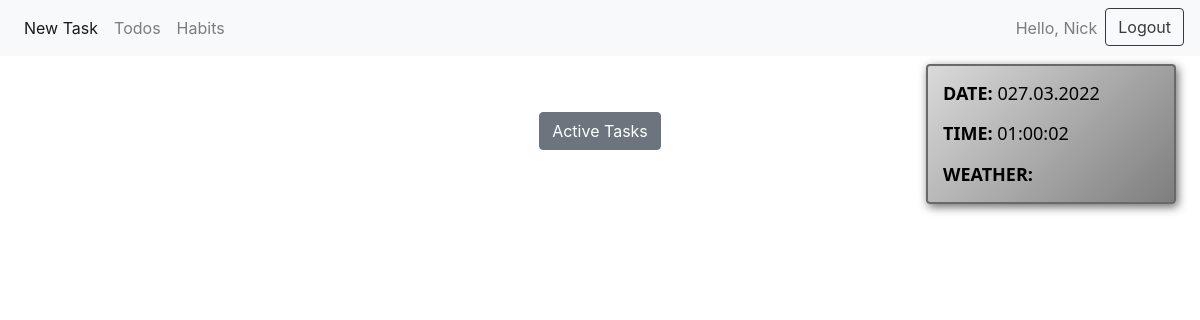
The page /todo/done/ (signed in) on the database as committed earlier.
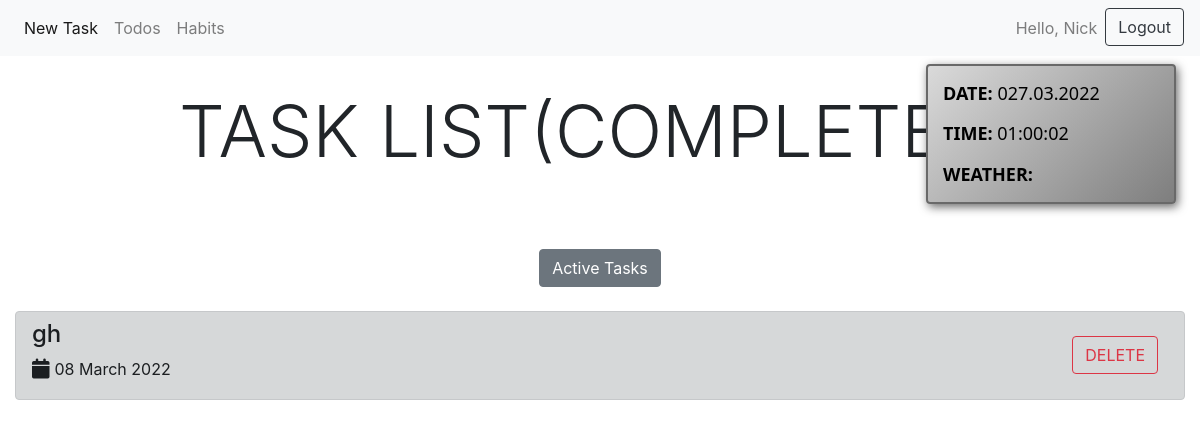
The same page on the database as committed later.
### src/apps/todo/models.py (models this page shows, shortened)
class Task(models.Model):
    title = models.CharField('Task title', max_length=250)
    description = models.TextField('Note for task', blank=True)
    deadline = models.DateTimeField('When it mast be achieved', blank=True, null=True)
    created_date = models.DateTimeField('Date of creating task', auto_now_add=True)
    finish_date = models.DateTimeField('Finish date', null=True, blank=True)
    deadline_is_matched = models.BooleanField(default=False)
    is_important = models.BooleanField(default=False)
    user = models.ForeignKey(User, on_delete=models.CASCADE)
    class Meta:
        verbose_name = 'Task'
        verbose_name_plural = 'Tasks'
        ordering = ('title',)

### src/apps/todo/views.py (the view)
# urls.py: path('done/', views.completed_todos, name='completed_todos'),
def completed_todos(request):
    template = 'todo/tasks.html'
    if request.user.is_anonymous:
        return redirect('loginUser')
    else:
        try:
            completed = Task.objects.filter(user=request.user).order_by('-created_date')
        except TypeError:
            completed = []
        filtered_by_finish_date = []
        if len(completed) != 0:
            for todo in completed:
                if todo.finish_date is not None:
                    filtered_by_finish_date.append(todo)
    return render(request, template, {'completed': filtered_by_finish_date, 'list': 0})

### src/apps/todo/templates/todo/tasks.html (shortened to what this page needs)
{% extends 'todo/base.html' %}
{% load static %}
{% block content %}
<link rel="stylesheet" href="{% static 'todo/tasks.css' %}">
    <div class="container tasks-container">
        {% if todos|length > 0 %}
        <h1 class="display-3 todos-title">Task list</h1>
        {% elif completed|length > 0 %}
        <h1 class="display-3 todos-title">Task list(completed)</h1>
        {% endif %}
        <div class="row todos-wrapper">
            {% if list == 1 %}
                <a class="completed-link" href="{% url 'completed_todos' %}"><button type="button" class="btn btn-secondary">Completed Tasks</button></a>
            {%  else %}
                <a class="completed-link" href="{% url 'all_todos' %}"><button type="button" class="btn btn-secondary">Active Tasks</button></a>
            {% endif %}
            {% for todo in completed %}
            <div class="alert alert-dark todo-block todo-completed-block" role="alert">
                <div class="todo__info">
                    <strong>
                        <h2 class="title">{{ todo.title }}</h2>
                    </strong>
                    <p class="todo-deadline"><i class="fa-solid fa-calendar fa-lg"></i>{{ todo.deadline|date:'d F Y' }}</p>
                </div>
                <div class="todo-buttons">
                    <form action="{% url 'delete_task' todo.id %}" method="post">
                        <button type="submit" class="btn btn-outline-danger">DELETE</button>
                    </form>
                </div>
            </div>
            {% endfor %}
        </div>
    </div>
{% endblock %}

### src/apps/todo/templates/todo/base.html (shortened to what this page needs)
{% load static %}
<!DOCTYPE html>
<html lang="en">
<head>
    <link rel="stylesheet" href="https://stackpath.bootstrapcdn.com/bootstrap/4.1.3/css/bootstrap.min.css">
</head>
<body>
    <header>
        {% include 'todo/navbar.html' %}
    </header>
    <main>
        {% include 'todo/info-block.html' %}
        {% block content %}
        {% endblock %}
    </main>
</body>
</html>

### src/apps/todo/templates/todo/navbar.html (shortened to what this page needs)
{% block navbar %}
<nav class="navbar navbar-expand-lg navbar-light bg-light">
  <div class="collapse navbar-collapse" id="navbarSupportedContent">
    <ul class="navbar-nav mr-auto">
      <div class="all-time-displayed d-flex flex-row">
        <li class="nav-item active">
          <a class="nav-link" href="{% url 'create_task' %}">New Task</a>
        </li>
        <li class="nav-item">
          <a class="nav-link" href="{% url 'all_todos' %}">Todos</a>
        </li>
        <li class="nav-item">
          <a class="nav-link" href="{% url 'all_habits' %}">Habits</a>
        </li>
      </div>
      <div class="conditions-displayed d-flex flex-row">
        {% if user.is_authenticated %}
        <li class="nav-item">
          <span class="nav-link disabled" style="color: rgba(0,0,0,.5);">Hello, {{ user.username }}</span>
        </li>
        <li class="nav-item">
          <form action="{% url 'logoutUser' %}" method="post">
            <button type="submit" class="btn btn-outline-dark">Logout</button>
          </form>
        </li>
        {% endif %}
      </div>
    </ul>
  </div>
</nav>
{% endblock %}

### src/apps/todo/templates/todo/info-block.html (shortened to what this page needs)
{% load static %}
{% block informator %}
<link rel="stylesheet" href="{% static 'todo/info.css' %}">
<div class="info-wrapper">
    <div class="info__date-block">
        <strong>date: </strong><span id="date_wrapper"></span>
    </div>
    <div class="info__time-block">
        <strong>time: </strong><span id="time_wrapper"></span>
    </div>
    <div class="info__weather-block">
        <strong>weather: </strong>
    </div>
</div>
{% endblock %}

### static/todo/info.css (style rules this page uses)
.info-wrapper { width: 250px; height: 140px; background-image: linear-gradient(135deg, rgb(218, 218, 218) 0%, rgb(126, 126, 126) 100%); position: fixed; top: 8%; right: 2%; padding: 7px 15px; display: flex; justify-content: space-around; align-items: flex-start; flex-direction: column; border-radius: 4px; box-shadow: 2px 3px 10px #1f1f1fa8; border: 2px solid #696969; color: black; }
.info__date-block, .info__time-block, .info__weather-block { text-transform: uppercase; font-size: 18px; font-family:'Segoe UI', Tahoma, Geneva, Verdana, sans-serif; }

### static/todo/tasks.css (style rules this page uses)
.tasks-container { padding: 32px 0; }
.todos-title { text-align: center; text-transform: uppercase; margin-bottom: .7em; }
.todos-wrapper { display: flex; flex-direction: column; }
.todo-block { display: flex; justify-content: space-between; align-items: center; padding: .5rem 1rem; }
.todo-block strong { display: flex; justify-content: space-between; align-items: center; }
.todo-completed-block .title { font-size: 1.5em; }
.todo-completed-block .todo-deadline { font-size: 1em; }
.todo-buttons { display: flex; }
.todo-deadline { font-size: 18px; }
.todo-buttons form { margin-right: 10px; }
.todo-deadline, .todo-description { margin-bottom: 10px; }
i { margin-right: 5px; }
.completed-link { margin: 24px auto; }

### src/apps/todo/templates/todo/base.html (style rules this page uses)
main { position: relative; }

### src/apps/todo/templates/todo/navbar.html (style rules this page uses)
.navbar-nav { width: 100%; display: flex; flex-direction: row; justify-content: space-between; }

Rows that differ between the two databases and show on the page:
added Task: title "gh", deadline "08 March 2022"
Other text that changed with them:
text now shown: "TASK LIST(COMPLETED)"
